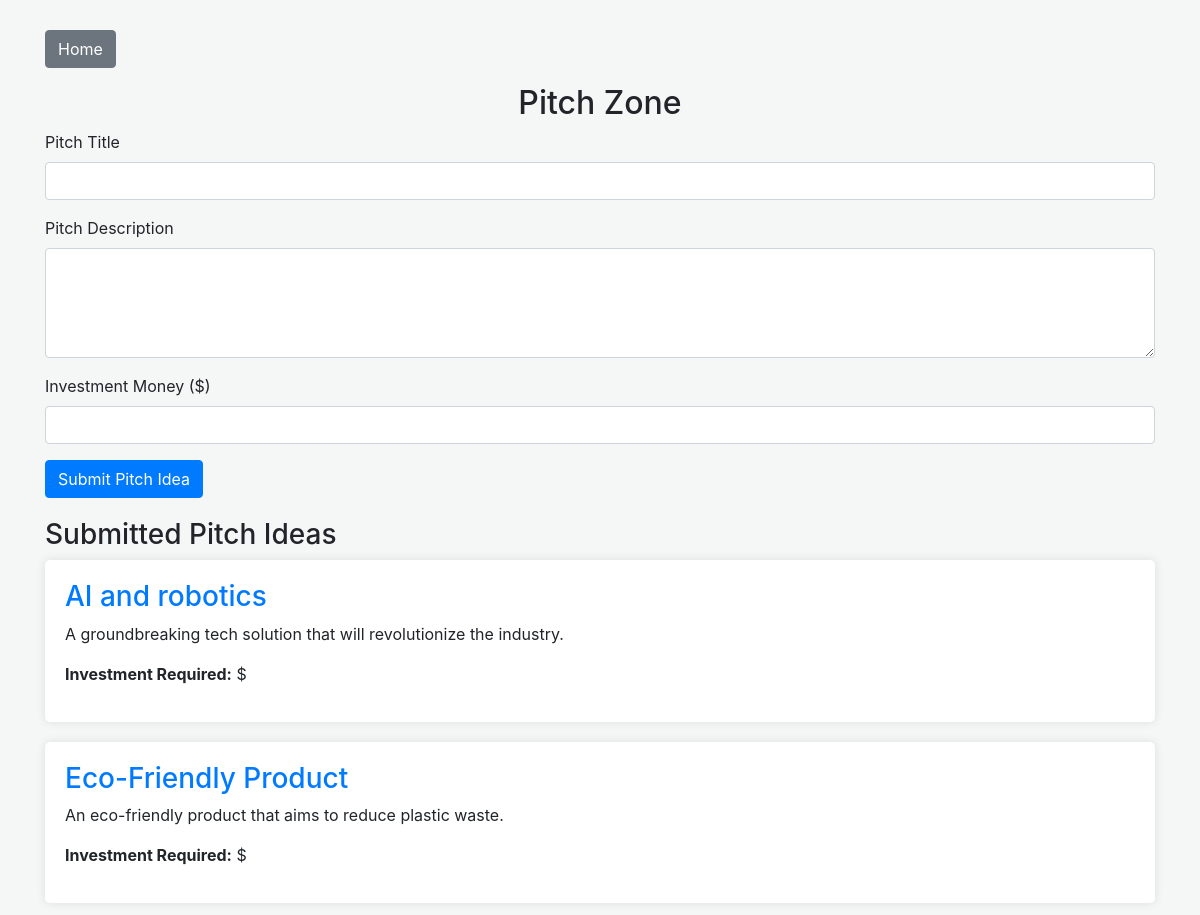
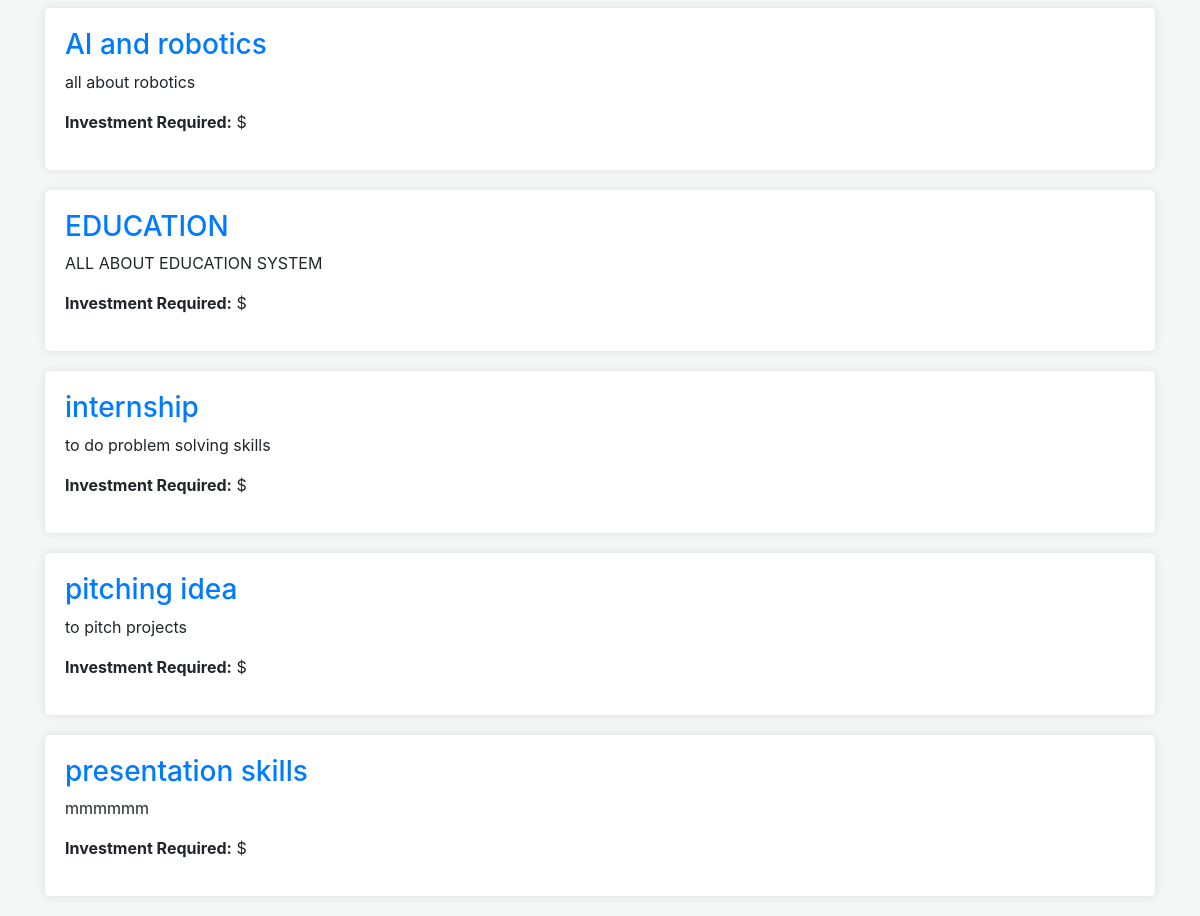
/pitch_zone (signed in), run on the app's committed database (2 pictures, top to bottom).
### app.py (models this page shows)
class Pitch(db.Model):
    id = db.Column(db.Integer, primary_key=True)
    title = db.Column(db.String(200), nullable=False)
    description = db.Column(db.Text, nullable=False)
    investment_needed = db.Column(db.String(50), nullable=False)

### app.py (the view)
    def wrapper(*args, **kwargs):
        if "user" not in session:
            flash("You need to log in first.")
            return redirect(url_for("login"))
        return func(*args, **kwargs)

### app.py (called while the page is built, shortened)
def login_required(func):
    def wrapper(*args, **kwargs):
        if "user" not in session:
            flash("You need to log in first.")
            return redirect(url_for("login"))
        return func(*args, **kwargs)
    wrapper.__name__ = func.__name__
    return wrapper

@app.route("/pitch_zone", methods=["GET", "POST"])
@login_required
def pitch_zone():
    pitches = Pitch.query.all()
    return render_template("pitch_zone.html", pitch_ideas=pitches)

### templates/pitch_zone.html (shortened to what this page needs)
<!DOCTYPE html>
<html lang="en">
<head>
    <link rel="stylesheet" href="https://maxcdn.bootstrapcdn.com/bootstrap/4.0.0/css/bootstrap.min.css">
</head>
<body>
<div class="container">
    <a href="{{ url_for('home') }}" class="btn btn-secondary mb-3">Home</a>
    <h2 class="text-center">Pitch Zone</h2>
    <form method="POST" action="{{ url_for('pitch_zone') }}">
        <div class="form-group">
            <label for="pitch_title">Pitch Title</label>
            <input type="text" class="form-control" id="pitch_title" name="pitch_title" required>
        </div>
        <div class="form-group">
            <label for="pitch_description">Pitch Description</label>
            <textarea class="form-control" id="pitch_description" name="pitch_description" rows="4" required></textarea>
        </div>
        <div class="form-group">
            <label for="investment_money">Investment Money ($)</label>
            <input type="number" class="form-control" id="investment_money" name="investment_money" required>
        </div>
        <button type="submit" class="btn btn-primary">Submit Pitch Idea</button>
    </form>
    <div class="pitch-list">
        <h3>Submitted Pitch Ideas</h3>
        {% if pitch_ideas %}
            {% for pitch in pitch_ideas %}
                <div class="pitch-idea">
                    <h3>{{ pitch.title }}</h3>
                    <p>{{ pitch.description }}</p>
                    <p><strong>Investment Required:</strong> ${{ pitch.investment }}</p>
                </div>
            {% endfor %}
        {% else %}
            <p>No pitch ideas submitted yet.</p>
        {% endif %}
    </div>
</div>
</body>
</html>

### templates/pitch_zone.html (style rules this page uses)
body { background-color: #f4f7f6; }
.container { margin-top: 30px; }
.pitch-list { margin-top: 20px; }
.pitch-idea { background-color: #fff; padding: 20px; margin-bottom: 20px; border-radius: 5px; box-shadow: 0 0 10px rgba(0,0,0,0.1); }
.pitch-idea h3 { color: #007bff; }
.pitch-idea p { font-size: 16px; }

### data on the page
Pitch: title "AI and robotics", description "A groundbreaking tech solution that will revolutionize the industry."
Pitch: title "Eco-Friendly Product", description "An eco-friendly product that aims to reduce plastic waste."
Pitch: title "AI and robotics", description "all about robotics"
Pitch: title "EDUCATION", description "ALL ABOUT EDUCATION SYSTEM"
Pitch: title "internship", description "to do problem solving skills"
Pitch: title "pitching idea", description "to pitch projects"
Pitch: title "presentation skills", description "mmmmmm"
